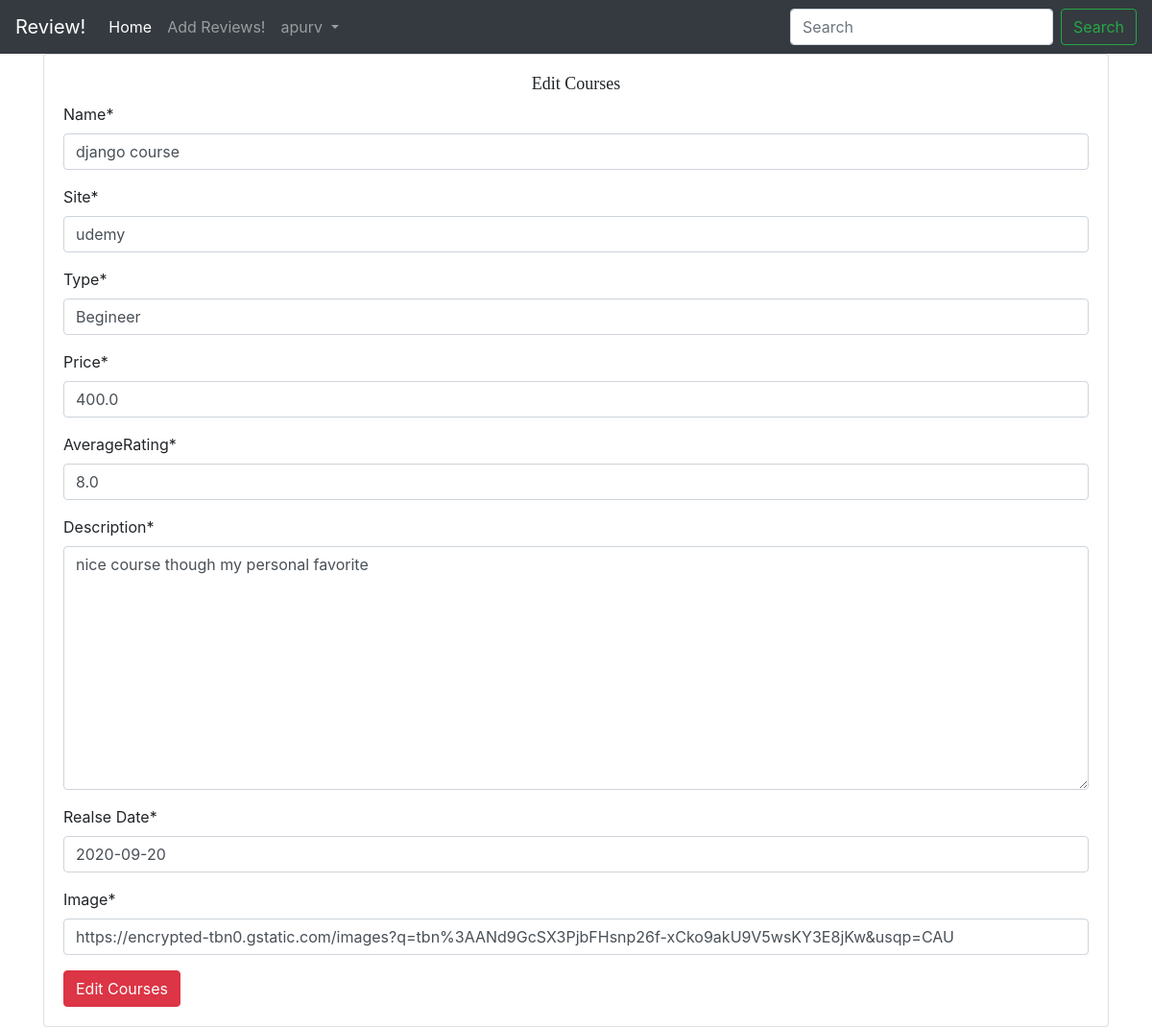
Before: /editcourses/2/ (signed in) with the older database file.
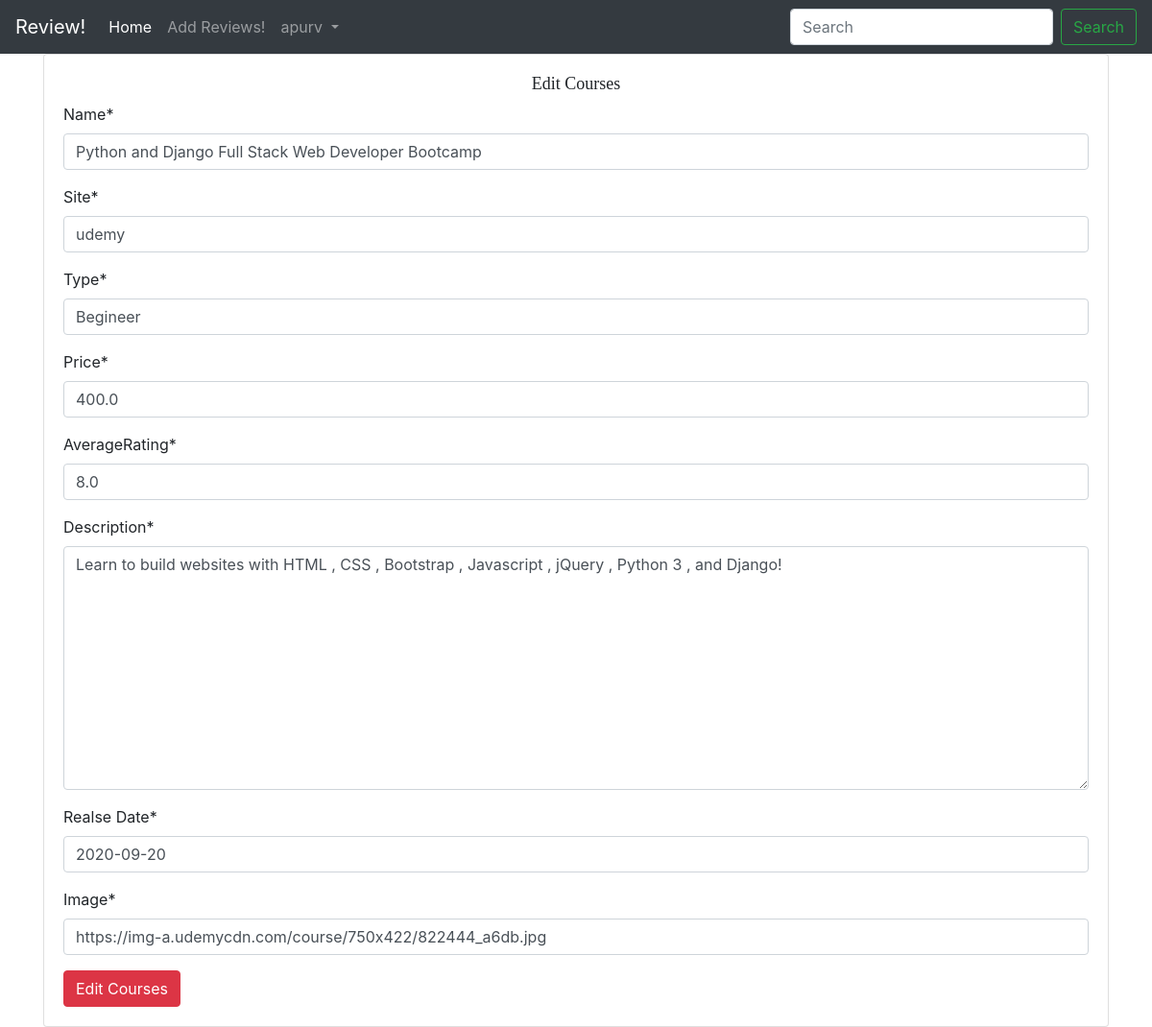
After: the same page with the newer database file.
### main/models.py (models this page shows, shortened)
class Course(models.Model):
    name=models.CharField(max_length=500)
    site=models.CharField(max_length=500)
    type=models.CharField(max_length=500)#intermediate high or low #1
    price=models.FloatField()#2
    description=models.TextField(max_length=5000)
    realse_Date=models.DateField()#3
    AverageRating=models.FloatField(default=False)
    image=models.URLField(default=None,null=True)
    financial_aid=models.BooleanField(default=False)#4
    students_enrolled=models.IntegerField(default=0) #5
    Language=models.CharField(max_length=500)#6
    Rating=models.FloatField(default=0)#7

### main/views.py (the view)
# urls.py: path('editcourses/<int:id>/',views.edit_courses,name="edit_courses"),
def edit_courses(request,id):
    if request.user.is_authenticated:
        if request.user.is_superuser:
            course=Course.objects.get(id=id)
            if request.method=="POST":
                form=CourseForm(request.POST or None,instance=course)
                if form.is_valid():
                    data=form.save(commit=False)
                    data.save()
                    return redirect("main:detail",id)
            else:
                form=CourseForm(instance=course)
            return render(request,'main/addcourses.html',{"form":form,"controller":"Edit Courses"})
        else:
            return redirect("main:home")
    return redirect("acounts:login")

### main/forms.py
class CourseForm(forms.ModelForm):
    class Meta:
        model=Course
        fields=('name','site','type','price','AverageRating','description','realse_Date','image')

### main/templates/main/addcourses.html (shortened to what this page needs)
{% extends 'main/base.html' %}
{% load crispy_forms_tags %}
{% block content %}
<div class="container">
  <div class="card">
    <div class="card-body">
      <h3 class="text-center">{{controller}}</h3>
      <form class="" action="" method="POST">
        {{ form | crispy }}
        <input type="submit" name="" value="{{controller}}" class="btn btn-danger">
      </form>
    </div>
  </div>
</div>
{% endblock %}

Changed rows visible on the page:
changed Course "udemy": name "django course" → "Python and Django Full Stack Web Developer Bootcamp"; description "nice course though my personal favorite" → "Learn to build websites with HTML , CSS , Bootstrap , Javascript , jQuery , Python 3 , and Django!"; image "https://encrypted-tbn0.gstatic.com/images?q=tbn%3AANd9GcSX3PjbFHsnp26f-xCko9akU9V5wsKY3E8jKw&usqp=CAU" → "https://img-a.udemycdn.com/course/750x422/822444_a6db.jpg"
